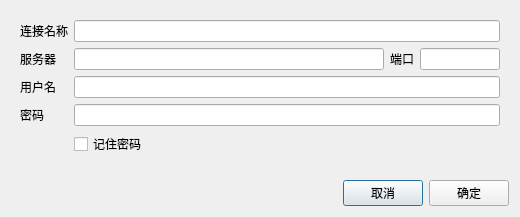
<?xml version="1.0" encoding="UTF-8"?>
<ui version="4.0">
 <class>ConnectionDialog</class>
 <widget class="QDialog" name="ConnectionDialog">
  <property name="geometry">
   <rect>
    <x>0</x>
    <y>0</y>
    <width>520</width>
    <height>217</height>
   </rect>
  </property>
  <property name="windowTitle">
   <string>Dialog</string>
  </property>
  <layout class="QVBoxLayout" name="verticalLayout">
   <item>
    <widget class="QWidget" name="widget" native="true">
     <property name="sizePolicy">
      <sizepolicy hsizetype="Expanding" vsizetype="Expanding">
       <horstretch>0</horstretch>
       <verstretch>0</verstretch>
      </sizepolicy>
     </property>
     <layout class="QFormLayout" name="formLayout">
      <item row="2" column="0">
       <widget class="QLabel" name="label_2">
        <property name="text">
         <string>服务器</string>
        </property>
       </widget>
      </item>
      <item row="2" column="1">
       <widget class="QWidget" name="widget_2" native="true">
        <layout class="QHBoxLayout" name="horizontalLayout_5">
         <property name="leftMargin">
          <number>0</number>
         </property>
         <property name="topMargin">
          <number>0</number>
         </property>
         <property name="rightMargin">
          <number>0</number>
         </property>
         <property name="bottomMargin">
          <number>0</number>
         </property>
         <item>
          <widget class="QLineEdit" name="domainName"/>
         </item>
         <item>
          <widget class="QLabel" name="label_3">
           <property name="text">
            <string>端口</string>
           </property>
          </widget>
         </item>
         <item>
          <widget class="QLineEdit" name="port">
           <property name="sizePolicy">
            <sizepolicy hsizetype="Fixed" vsizetype="Fixed">
             <horstretch>0</horstretch>
             <verstretch>0</verstretch>
            </sizepolicy>
           </property>
           <property name="minimumSize">
            <size>
             <width>80</width>
             <height>0</height>
            </size>
           </property>
           <property name="maximumSize">
            <size>
             <width>80</width>
             <height>16777215</height>
            </size>
           </property>
          </widget>
         </item>
        </layout>
       </widget>
      </item>
      <item row="4" column="0">
       <widget class="QLabel" name="label_4">
        <property name="text">
         <string>用户名</string>
        </property>
       </widget>
      </item>
      <item row="4" column="1">
       <widget class="QLineEdit" name="username">
        <property name="maxLength">
         <number>32</number>
        </property>
       </widget>
      </item>
      <item row="6" column="0">
       <widget class="QLabel" name="label_5">
        <property name="text">
         <string>密码</string>
        </property>
       </widget>
      </item>
      <item row="8" column="1">
       <widget class="QCheckBox" name="remember">
        <property name="text">
         <string>记住密码</string>
        </property>
       </widget>
      </item>
      <item row="1" column="1">
       <widget class="QLineEdit" name="profileName">
        <property name="maxLength">
         <number>32</number>
        </property>
       </widget>
      </item>
      <item row="1" column="0">
       <widget class="QLabel" name="label">
        <property name="text">
         <string>连接名称</string>
        </property>
       </widget>
      </item>
      <item row="6" column="1">
       <widget class="QLineEdit" name="password">
        <property name="maxLength">
         <number>32</number>
        </property>
        <property name="echoMode">
         <enum>QLineEdit::Password</enum>
        </property>
       </widget>
      </item>
     </layout>
    </widget>
   </item>
   <item>
    <spacer name="verticalSpacer">
     <property name="orientation">
      <enum>Qt::Vertical</enum>
     </property>
     <property name="sizeHint" stdset="0">
      <size>
       <width>20</width>
       <height>40</height>
      </size>
     </property>
    </spacer>
   </item>
   <item>
    <layout class="QHBoxLayout" name="horizontalLayout">
     <item>
      <spacer name="horizontalSpacer">
       <property name="orientation">
        <enum>Qt::Horizontal</enum>
       </property>
       <property name="sizeHint" stdset="0">
        <size>
         <width>40</width>
         <height>20</height>
        </size>
       </property>
      </spacer>
     </item>
     <item>
      <widget class="QPushButton" name="cancel">
       <property name="text">
        <string>取消</string>
       </property>
      </widget>
     </item>
     <item>
      <widget class="QPushButton" name="confirm">
       <property name="text">
        <string>确定</string>
       </property>
      </widget>
     </item>
    </layout>
   </item>
  </layout>
 </widget>
 <tabstops>
  <tabstop>profileName</tabstop>
  <tabstop>domainName</tabstop>
  <tabstop>port</tabstop>
  <tabstop>username</tabstop>
  <tabstop>password</tabstop>
  <tabstop>remember</tabstop>
  <tabstop>cancel</tabstop>
  <tabstop>confirm</tabstop>
 </tabstops>
 <resources/>
 <connections/>
</ui>
